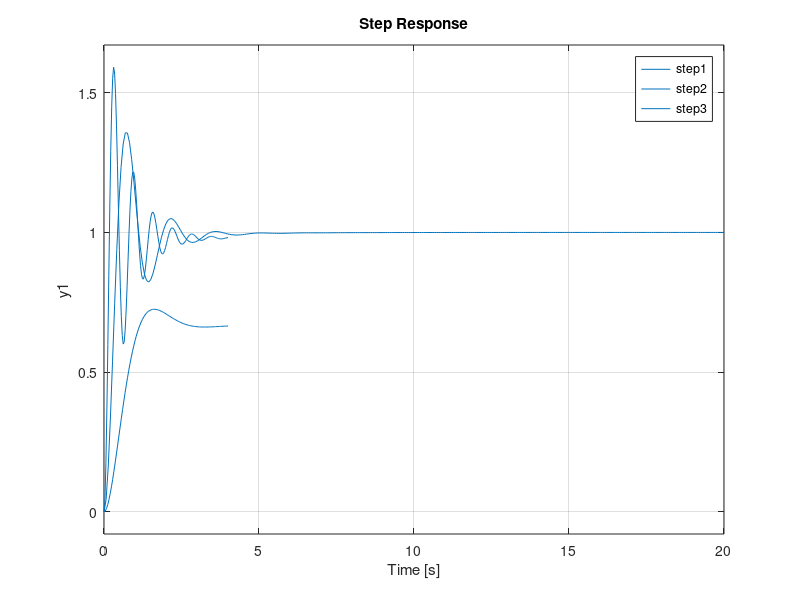
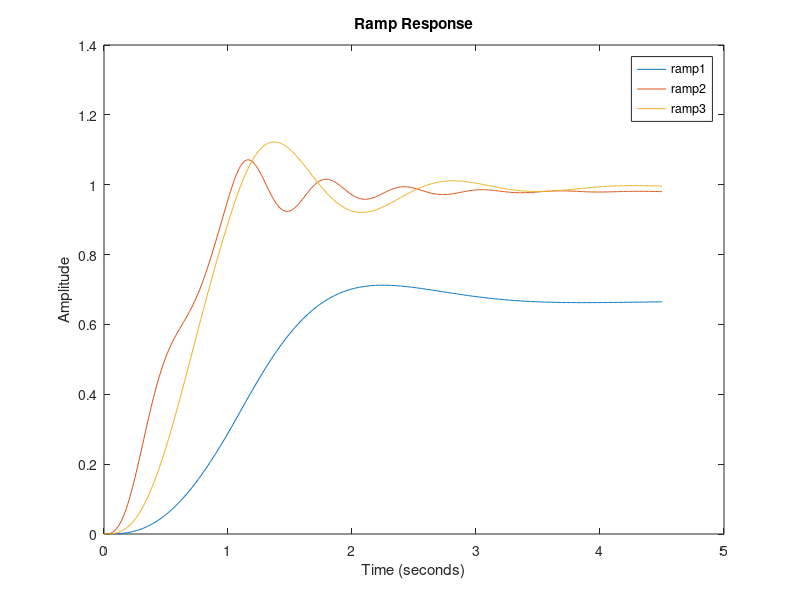

Source code (MATLAB) for these figures, in order:
t = (0:0.01:4.5); % will simulate from time = 0 seconds to time = 4.5 seconds in small increments of 0.01 seconds

% Calculate the saturated ramp function:
unitstep = t>=0;
shiftedstep = t>=1; % will be used to saturate the part beyond t = 1
shiftedandinvertedstep = t < 1; % will be used to strip the part beyond t = 1

ramp = t.*unitstep; % this will continue growing beyond t = 1

% First strip out the amplitude beyond t = 1 and then add 1's (ones) instead to simulate the saturation:
ramp= ramp.*shiftedandinvertedstep + shiftedstep; % this will become saturated after t = 1

% Describe the motor:
J = 0.1; % Moment of inertia of the rotor: Kg*m*m
b = 0.1; % Motor viscous friction constant: N*m*s
K = 0.01; % Motor torque constant: N*m/Amp
R = 1; % Electric resistance: Ohm
L = 0.5; % electric inductance: H (Henry)

% Describe its transfer function:
s = tf('s'); % s is the transfer function frequency variable as it is typically denoted in Laplace theory
sys = K/((J*s+b)*(L*s+R)+K*K); % describe the transfer function of the system in terms of 's'

% Case 1 from the task:
% The PID control variables are:
Kp1=20;
Ki1=0;
Kd1=0;
contr1 = Kp1 + Ki1/s + Kd1*s; % PID model in the frequency domain: integrator representation is 1/S and derivative operator is times s: ' * S' 
unitstep1 = feedback(contr1*sys,1); % feedback function with a gain of 1
step(unitstep1); % use the builtin functionality to get AND plot the step response

[rampresponse1,t]=lsim(unitstep1, ramp,t); % feed in the ramp function defined previously and get the response that we will plot later in a separate figure

% Case 2 from the task:
% The comments above apply to the section below as well
hold on;
Kp2=500;
Ki2=0;
Kd2=0;
contr2 = Kp2 + Ki2/s + Kd2*s;
unitstep2 = feedback(contr2*sys,1);
step(unitstep2);
[rampresponse2,t]=lsim(unitstep2, ramp,t);

% Case 3 from the task:
% The previous comments still apply as we only change the variable values
hold on;
Kp3=100;
Ki3=50;
Kd3=0;
contr3 = Kp3 + Ki3/s + Kd3*s;
unitstep3 = feedback(contr3*sys,1);
step(unitstep3);
[rampresponse3,t]=lsim(unitstep3, ramp,t);

legend('step1','step2','step3'); % legend for the first figure


% Plot the ramp response in a separate figure to avoid overclutter:
figure;
plot(t,[rampresponse1, rampresponse2, rampresponse3]);
legend('ramp1','ramp2','ramp3');
title('Ramp Response');
xlabel('Time (seconds)');
ylabel('Amplitude');


